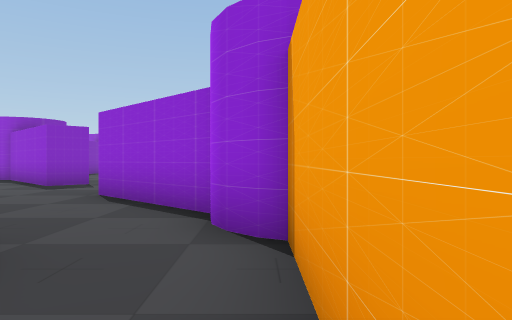
View 1 (above)

19 first-person views from a walk through a scene from a Unity 3-D project. The camera is 1.5 m above the floor, looks level and sees 70° across. The floor is counted in squares, 2.37 m on a side. Each view is taken from the middle of a square. On the plan, view 1 faces up. The plan holds only what a view shows up to about 10 squares ahead; the rest is blank. The place goes on beyond the plan. The player character is not drawn. Some animated figures are left out.

View 2
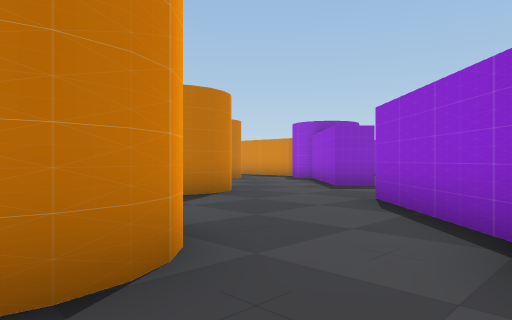

View 3
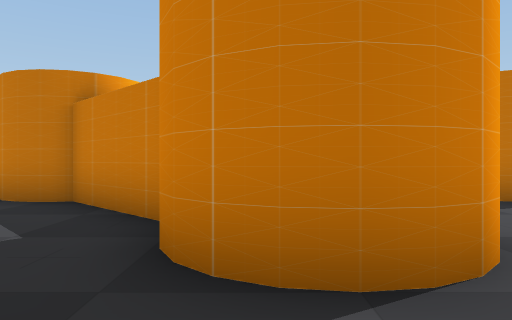

View 4
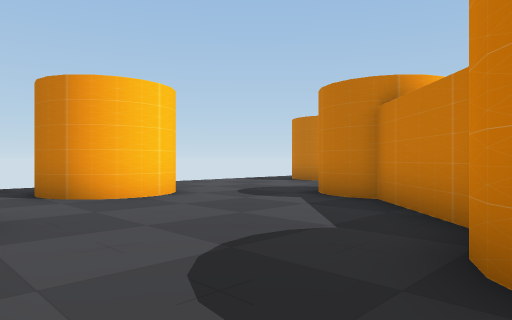

View 5
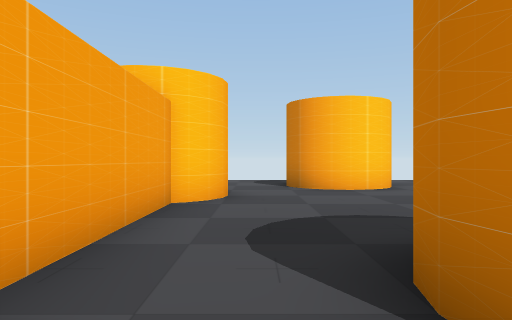

View 6
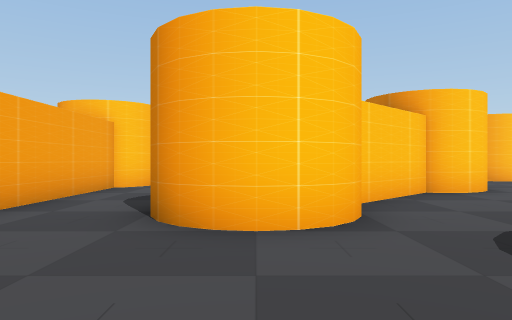

View 7
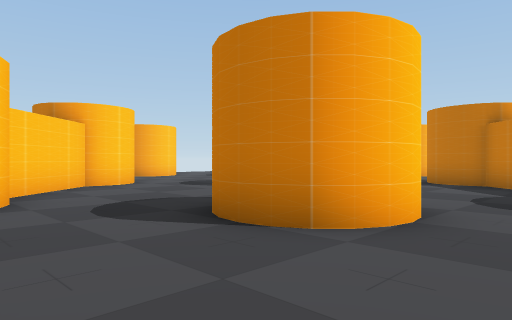

View 8
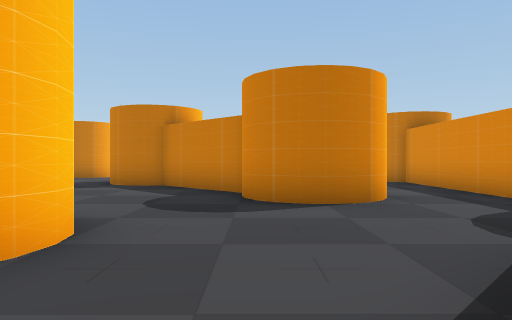

View 9
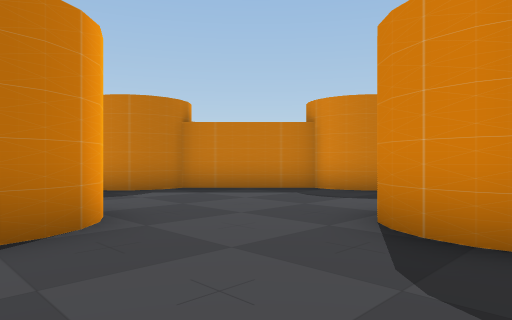

View 10
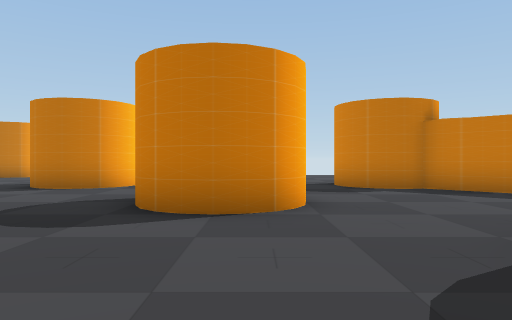

View 11
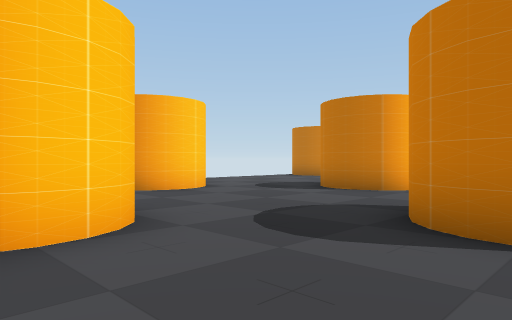

View 12
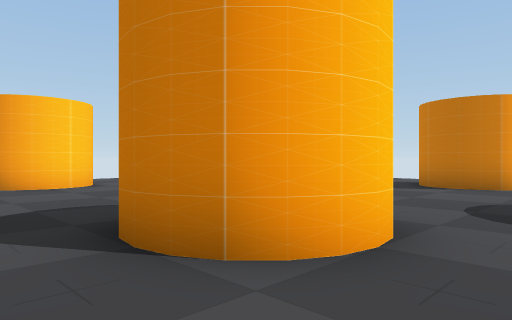

View 13
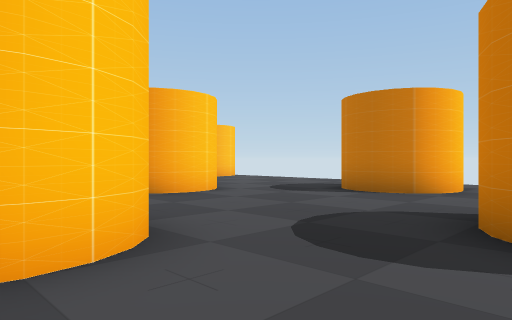

View 14
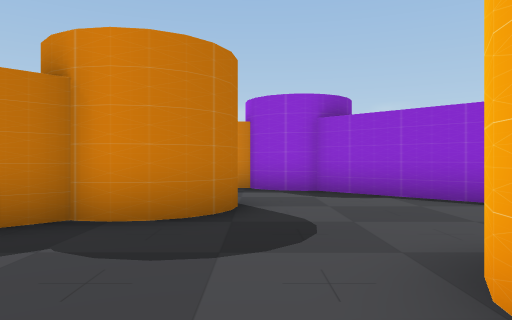

View 15
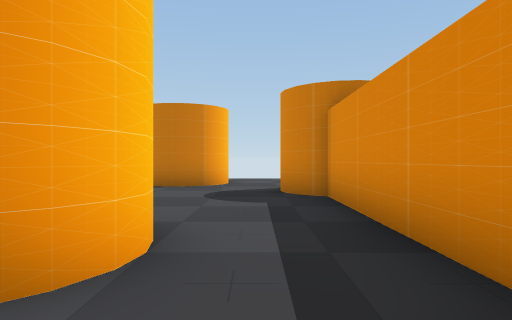

View 16
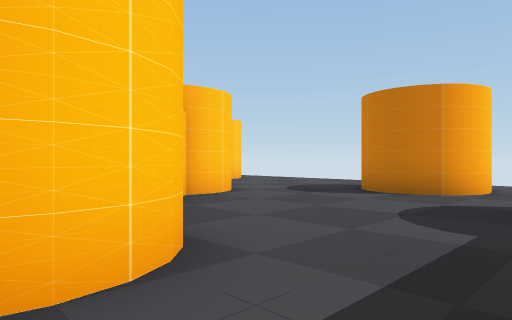

View 17
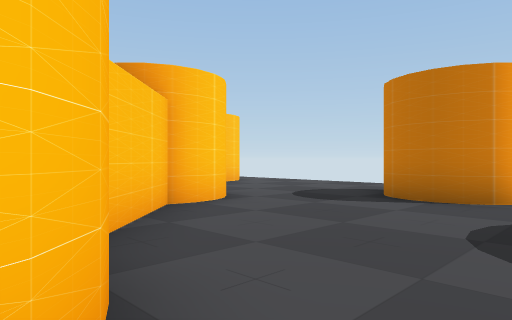

View 18
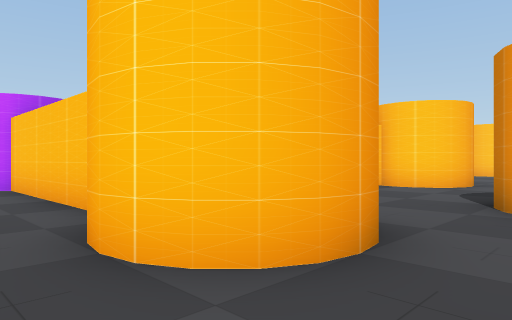

View 19
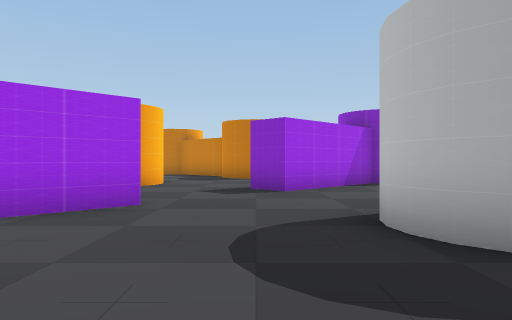

### Floor plan
Key: @ floor where view 1 was taken; # wall or solid block; . floor.
Columns run from 20 left of view 1 to 3 right of it. Each row starts with its distance up from view 1.
 15   . ..
 14    .##.....
 13   ..########
 12   ..##.....###..
 11   ...........##....##.
 10   #......##...##.......
  9   ##.....##....#........
  8   #.....###............
  7 .......##.........#...
  6 .....###.....##...##
  5  ....###.....##....##
  4   ..................#
  3   ..................##
  2   ##.....##.....###..#
  1   ##..... #.....###..#
  0   .............##...@#
 -1   ....#......###.....#
 -2    ..###.....##......#
 -3       #...... #.....##
 -4       ..............#
 -5        ..##......#...
 -6         .#   ...###..
 -7               ..  ...

Where each view was taken, in squares from view 1:
view 1: 0 up, 0 right, facing up
view 2: 1 up, 0 right, facing up-left
view 3: 1 up, 0 right, facing left
view 4: 1 up, 0 right, facing down-left
view 5: 3 up, 1 left, facing down
view 6: 6 up, 3 left, facing down
view 7: 8 up, 3 left, facing down-left
view 8: 8 up, 4 left, facing left
view 9: 1 up, 6 left, facing up-left
view 10: 2 up, 5 left, facing left
view 11: 2 up, 6 left, facing down-left
view 12: 4 up, 8 left, facing down-left
view 13: 5 up, 10 left, facing down-left
view 14: 4 up, 9 left, facing up
view 15: 11 up, 8 left, facing left
view 16: 12 up, 10 left, facing down-left
view 17: 11 up, 11 left, facing down-left
view 18: 15 up, 18 left, facing down-right
view 19: 9 up, 3 right, facing left
